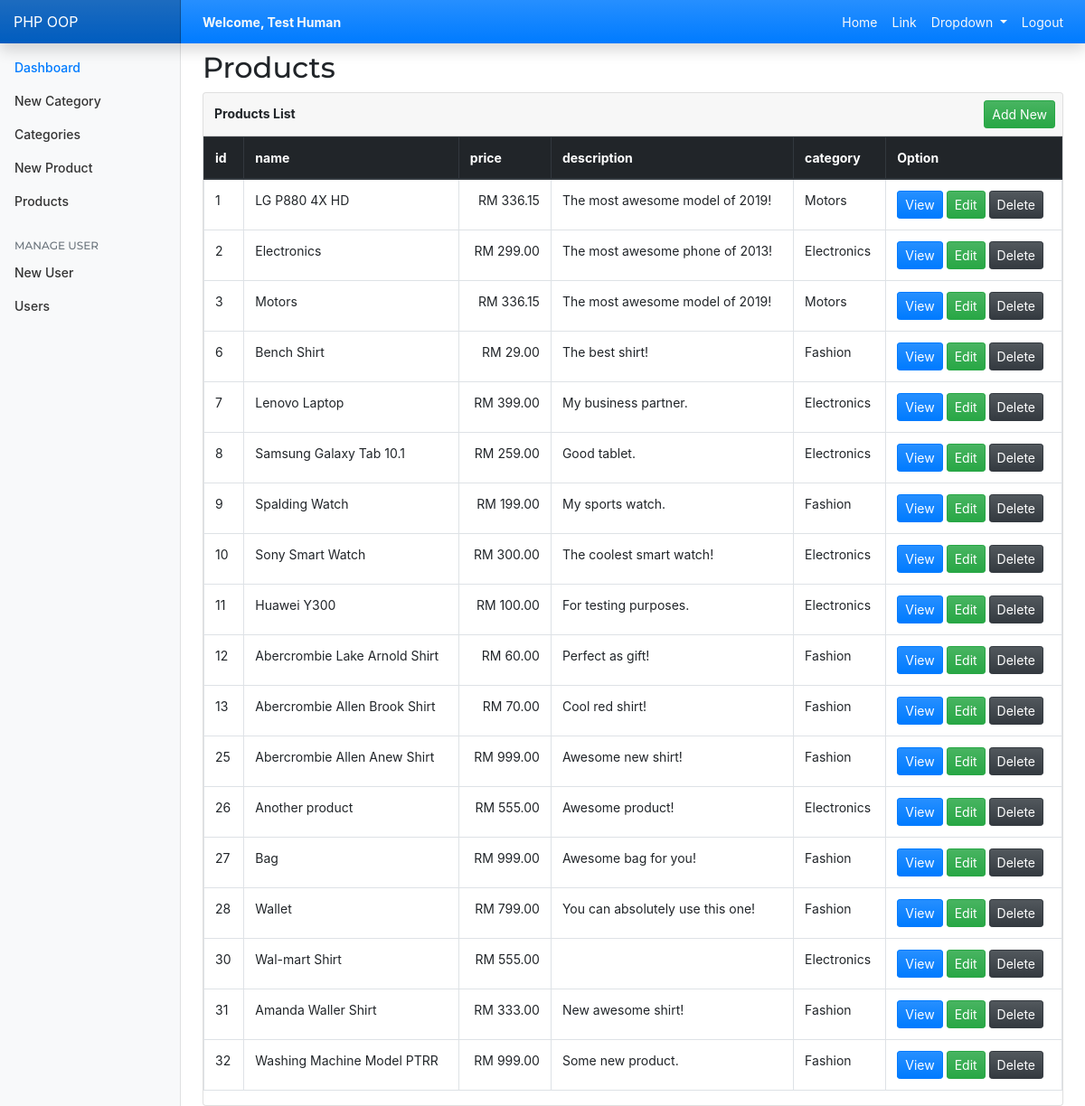
/products_index.php (signed in), run on the app's committed database.
### tables this page shows
CREATE TABLE `products` (
  `id` int(11) NOT NULL,
  `name` varchar(32) NOT NULL,
  `description` text NOT NULL,
  `price` decimal(10,6) NOT NULL,
  `category_id` int(11) NOT NULL,
  `created` datetime NOT NULL,
  `modified` timestamp NOT NULL DEFAULT CURRENT_TIMESTAMP
);

CREATE TABLE `categories` (
  `id` int(11) NOT NULL,
  `name` varchar(256) NOT NULL,
  `created` datetime NOT NULL,
  `modified` timestamp NOT NULL DEFAULT CURRENT_TIMESTAMP
);

### config/App.php (called while the page is built, shortened)
<?php
$database = new Database(HOST, USER, PASSWORD, DATABASE);
$db = $database->connection();
include_once 'objects/Products.php';
$Product = new Products($db);

### objects/Products.php (called while the page is built, shortened)
<?php
class Products
{
    private $table;
    private $db;
    public function __construct($db)
    {
        $this->db = $db;
        $this->table = 'products';
    }
    public function all()
    {
        try {
            $query = "SELECT
                            p.id as id,
                            p.name as name,
                            p.description as description,
                            p.price as price,
                            p.category_id as category_id,
                            c.name as category
                        FROM $this->table p
                        JOIN categories c ON c.id = p.category_id
                      ";
            $stmt = $this->db->prepare($query);
            $stmt->execute();
            if ($stmt->rowCount() > 0) {
                $results = $stmt->fetchAll(PDO::FETCH_ASSOC);
                return $results;
            } else {
                return false;
            }
        } catch (PDOException $e) {
            echo $e->getMessage();
        }
    }
}

### products_index.php (the view, shortened to what this page needs)
<?php
include_once 'config/app.php';
include_once 'elements/header.php';
include_once 'elements/navbar.php';
$products = $Product->all();
?>
    <div class="container-fluid">
        <div class="row">
            <?php include_once 'elements/sidebar.php'; ?>
            <main role="main" class="col-md-9 ml-sm-auto col-lg-10 px-4">
                <h2 class="my-2">Products</h2>
                <div class="card">
                    <div class="card-header d-flex p-2">
                        <div class="flex-grow-1 font-weight-bold p-1">Products List</div>
                        <div class="p-0"><a class="btn btn-success btn-sm m-0" href="products_add.php">Add New</a></div>
                    </div>
                    <div class="card-body p-0">
                        <table class="table table-hover table-bordered">
                            <thead class="thead-dark">
                            <tr>
                                <th scope="col">id</th>
                                <th scope="col">name</th>
                                <th scope="col">price</th>
                                <th scope="col">description</th>
                                <th scope="col">category</th>
                                <th scope="col" class="w-auto">Option</th>
                            </tr>
                            </thead>
                            <tbody>
                            <?php foreach ($products as $product): ?>
                                <tr>
                                    <td><?= $product['id'] ?></td>
                                    <td><?= $product['name'] ?></td>
                                    <td class="text-right"><?= "RM " . number_format($product['price'], 2, ".", ",") ?></td>
                                    <td><?= $product['description'] ?></td>
                                    <td><?= $product['category'] ?></td>
                                    <td>
                                        <a class="btn btn-primary btn-sm"
                                           href="products_view.php?id=<?= $product['id'] ?>">
                                            View
                                        </a>
                                        <a class="btn btn-success btn-sm"
                                           href="products_edit.php?id=<?= $product['id'] ?>">
                                            Edit
                                        </a>
                                        <a class="btn btn-dark btn-sm delete"
                                           href="products_delete.php?id=<?= $product['id'] ?>">
                                            Delete
                                        </a>
                                    </td>
                                </tr>
                            <?php endforeach; ?>
                            </tbody>
                        </table>
                    </div>
                </div>
            </main>
        </div>
    </div>
<?php
include_once 'elements/footer.php';

### elements/header.php (shortened to what this page needs)
<!DOCTYPE html>
<html lang="en">
<head>
    <link rel="stylesheet" href="./assets/css/bootstrap.min.css" />
    <link rel="stylesheet" href="./assets/css/bootstrap-grid.min.css" />
    <link rel="stylesheet" href="./assets/css/bootstrap-reboot.min.css" />
    <link rel="stylesheet" href="./assets/css/custom.css" />
</head>
<body>

### elements/navbar.php (shortened to what this page needs)
<?php
$navbarText = '';
if ($_SESSION['user_session']):
    $name = $_SESSION['user_session']['name'];
    $navbarText = "<span class='navbar-text ml-4 text-light font-weight-bold'>Welcome, $name</span>";
endif;
?>
<nav class="navbar navbar-expand-lg navbar-dark fixed-top bg-gradient-primary flex-md-nowrap p-0 shadow">
    <a class="navbar-brand col-sm-3 col-md-2 mr-0" href="#">PHP OOP</a>
    <?= $navbarText ?>
    <ul class="navbar-nav ml-auto px-3">
        <li class="nav-item active">
            <a class="nav-link text-light" href="#">Home <span class="sr-only">(current)</span></a>
        </li>
        <li class="nav-item">
            <a class="nav-link text-light" href="#">Link</a>
        </li>
        <li class="nav-item dropdown">
            <a class="nav-link dropdown-toggle text-light" href="#" id="navbarDropdown" role="button"
               data-toggle="dropdown"
               aria-haspopup="true" aria-expanded="false">
                Dropdown
            </a>
        </li>
        <li class="nav-item">
            <a class="nav-link text-light" href="logout.php">Logout</a>
        </li>
    </ul>
</nav>

### elements/sidebar.php
<nav class="col-md-2 d-none d-md-block bg-light sidebar">
    <div class="sidebar-sticky">
        <ul class="nav flex-column">
            <li class="nav-item">
                <a class="nav-link active" href="#">
                    Dashboard <span class="sr-only">(current)</span>
                </a>
            </li>
            <li class="nav-item">
                <a class="nav-link" href="./categories_add.php">
                    New Category
                </a>
            </li>
            <li class="nav-item">
                <a class="nav-link" href="./categories_index.php">
                    Categories
                </a>
            </li>
            <li class="nav-item">
                <a class="nav-link" href="./products_add.php">
                    New Product
                </a>
            </li>
            <li class="nav-item">
                <a class="nav-link" href="./products_index.php">
                    Products
                </a>
            </li>
        </ul>
        <h6 class="sidebar-heading d-flex justify-content-between align-items-center px-3 mt-4 mb-1 text-muted">
            <span>Manage User</span>
        </h6>
        <ul class="nav flex-column mb-2">
            <li class="nav-item">
                <a class="nav-link" href="./users_add.php">
                    New User
                </a>
            </li>
            <li class="nav-item">
                <a class="nav-link" href="./users_index.php">
                    Users
                </a>
            </li>
        </ul>
    </div>
</nav>

### elements/footer.php (shortened to what this page needs)
</body>
</html>

### assets/css/custom.css (style rules this page uses)
body { font-size: .875rem; }
.sidebar { position: fixed; top: 0; bottom: 0; left: 0; z-index: 100; padding: 48px 0 0; box-shadow: inset -1px 0 0 rgba(0, 0, 0, .1); }
.sidebar-sticky { position: relative; top: 0; height: calc(100vh - 48px); padding-top: .5rem; overflow-x: hidden; overflow-y: auto; }
.sidebar .nav-link { font-weight: 500; color: #333; }
.sidebar .nav-link.active { color: #007bff; }
.sidebar-heading { font-size: .75rem; text-transform: uppercase; }
[role="main"] { padding-top: 133px; }
@media (min-width: 768px) { [role="main"] { padding-top: 48px; } }
.navbar-brand { padding-top: .75rem; padding-bottom: .75rem; font-size: 1rem; background-color: rgba(0, 0, 0, .25); box-shadow: inset -1px 0 0 rgba(0, 0, 0, .25); }

### data on the page
products: id "1", name "LG P880 4X HD", price "336.15", description "The most awesome model of 2019!", category.name "Motors"
products: id "2", name "Electronics", price "299.00", description "The most awesome phone of 2013!", category.name "Electronics"
products: id "3", name "Motors", price "336.15", description "The most awesome model of 2019!", category.name "Motors"
products: id "6", name "Bench Shirt", price "29.00", description "The best shirt!", category.name "Fashion"
products: id "7", name "Lenovo Laptop", price "399.00", description "My business partner.", category.name "Electronics"
products: id "8", name "Samsung Galaxy Tab 10.1", price "259.00", description "Good tablet.", category.name "Electronics"
products: id "9", name "Spalding Watch", price "199.00", description "My sports watch.", category.name "Fashion"
products: id "10", name "Sony Smart Watch", price "300.00", description "The coolest smart watch!", category.name "Electronics"
products: id "11", name "Huawei Y300", price "100.00", description "For testing purposes.", category.name "Electronics"
products: id "12", name "Abercrombie Lake Arnold Shirt", price "60.00", description "Perfect as gift!", category.name "Fashion"
products: id "13", name "Abercrombie Allen Brook Shirt", price "70.00", description "Cool red shirt!", category.name "Fashion"
products: id "25", name "Abercrombie Allen Anew Shirt", price "999.00", description "Awesome new shirt!", category.name "Fashion"
products: id "26", name "Another product", price "555.00", description "Awesome product!", category.name "Electronics"
products: id "27", name "Bag", price "999.00", description "Awesome bag for you!", category.name "Fashion"
products: id "28", name "Wallet", price "799.00", description "You can absolutely use this one!", category.name "Fashion"
products: id "30", name "Wal-mart Shirt", price "555.00", category.name "Electronics"
products: id "31", name "Amanda Waller Shirt", price "333.00", description "New awesome shirt!", category.name "Fashion"
products: id "32", name "Washing Machine Model PTRR", price "999.00", description "Some new product.", category.name "Fashion"

### other printed values
$name "Test Human"
